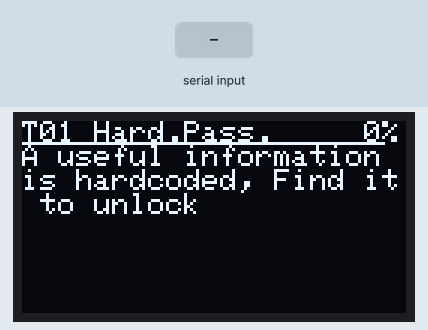
Recording of a sketch running on a simulated Arduino Uno, built with avr-gcc and run on an emulated ATmega328P. Parts: 128×64 one-colour display. Inputs (shaded band) come from the test bench.

Above: at 1.0 s.
1.1 s: "1" received over Serial
At 3.3 s:
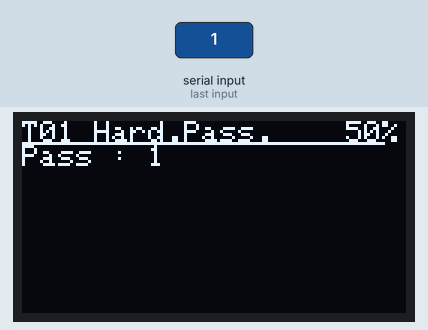
3.6 s: "0" received over Serial
At 4.9 s:
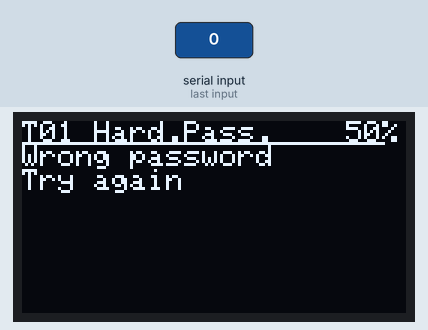
At 5.7 s:
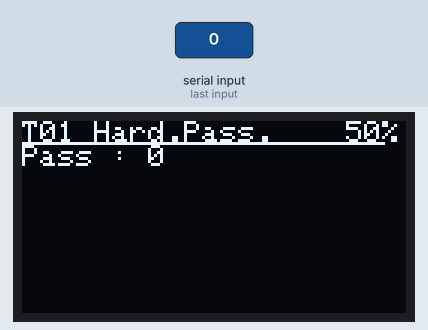
6.6 s: "2" received over Serial
Timing chart, 0 to 9.6 s (numbered marks = the images above; inputs shaded):
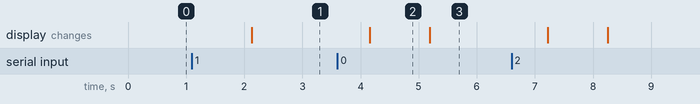

Measured:
- after the input at 1.1 s, the display: changes after 1.0 s (image 1)
- after the input at 3.6 s, the display: first differs from a run without the input after 1.6 s (image 3)
- what the display in image 2 shows lasts 1.0 s, from 4.2 s to 5.2 s

The sketch:

hardcodedPassword.ino
```cpp
#include <Wire.h>
#include <Adafruit_GFX.h>
#include <Adafruit_SSD1306.h>
#include <Fonts/FreeSans9pt7b.h>

Adafruit_SSD1306 display(-1);
String password = "sup3rp4ssw0rd";
String currentPassword = "";
bool finished = false;
String rx = "";
bool first = true;

void printScreen(String text, String progress) {

  // Clear the buffer.
  display.clearDisplay();

  display.setCursor(0,0);
  //               xxxxxxxxxxxxxxxxxxxxx
  display.println("T01 Hard.Pass.   "+progress+"%"); //first line - only 21 chars
  display.drawLine(0,7,120,7,WHITE);

  display.setCursor(0,8);
  display.println(text);

  display.display();
}

void setup()
{
  Serial.begin(9600);
  while (!Serial) {
    ; // wait for serial port to connect. Needed for native USB port only
  }

  // initialize with the I2C addr 0x3C
  display.begin(SSD1306_SWITCHCAPVCC, 0x3C);
  currentPassword = "";

 // Display Text
  display.clearDisplay();

  display.setTextSize(1);      // Normal 1:1 pixel scale
  display.setTextColor(WHITE); // Draw white text
  display.cp437(true);         // Use full 256 char 'Code Page 437' font

  printScreen("A useful information is hardcoded, Find it to unlock", "  0");

  while(!finished) {

    if (currentPassword != password) {

      if (!first) {
        printScreen("Wrong password\nTry again", " 50");
        currentPassword = "";
      }

      if (Serial.available() > 0) {

        rx = Serial.readString();
        currentPassword = currentPassword + rx;
        currentPassword.trim();
        printScreen("Pass : "+currentPassword, " 50");
        first = false;
        delay(2000);
      }
    }
    else
    {
      printScreen("Well done ! Challenge unlocked","100");
      finished = true;
    }


  }

}

void loop() {}
```
